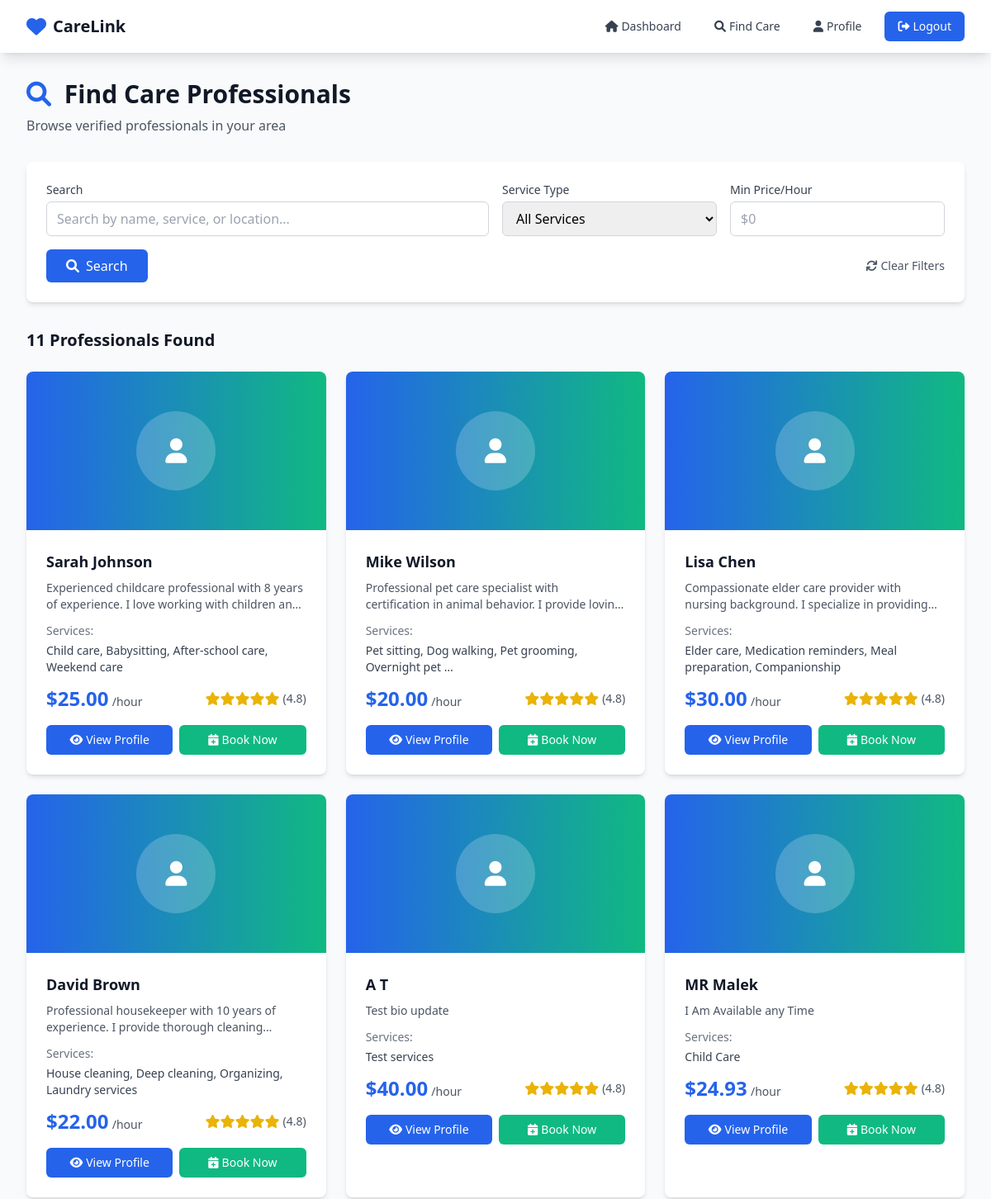
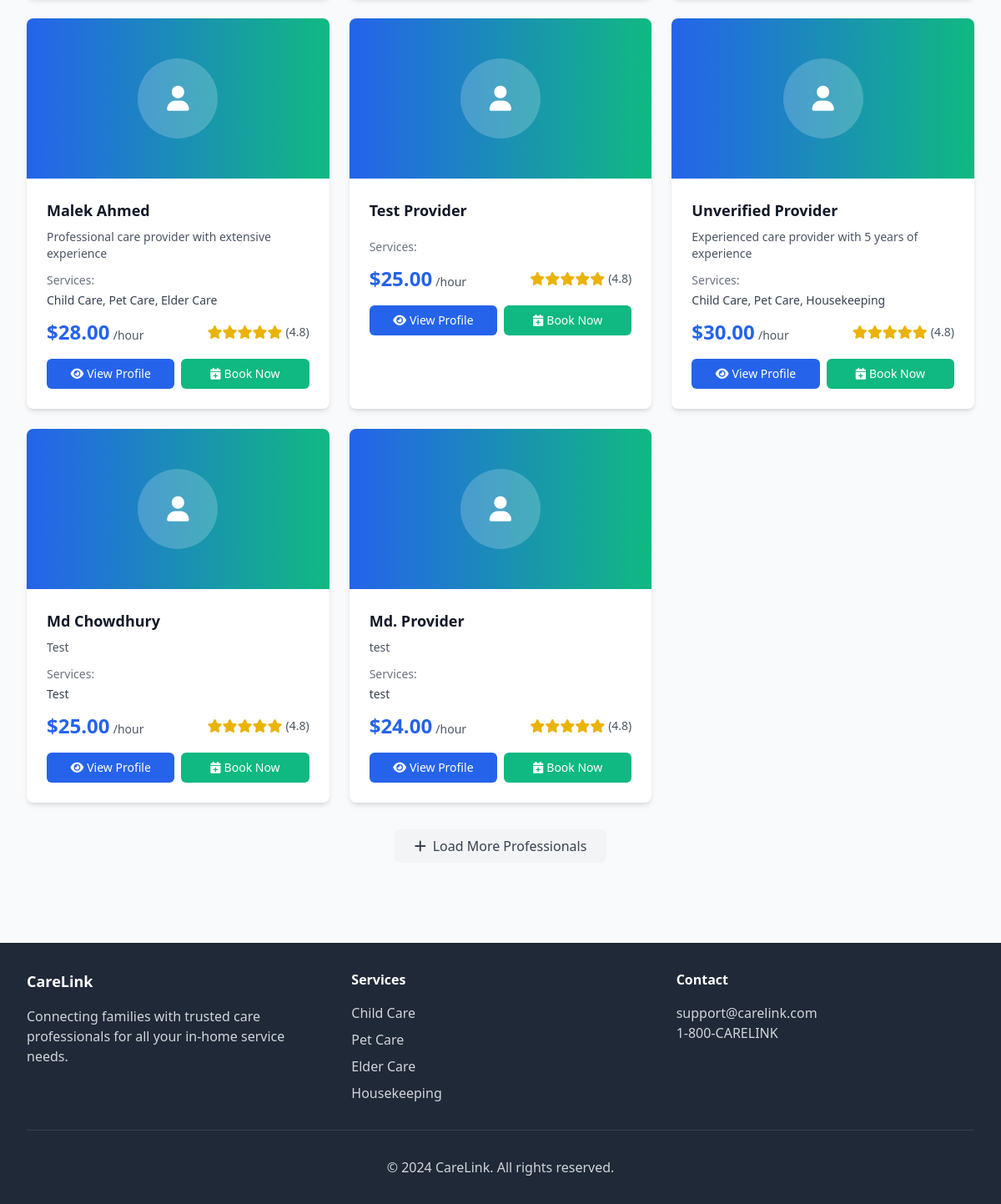
The app's page /services/search/ (signed in) with its own data (2 pictures, top to bottom).
### accounts/models.py (models this page shows, shortened)
class Provider(models.Model):
    user = models.OneToOneField(User, on_delete=models.CASCADE, related_name='provider_profile')
    bio = models.TextField(blank=True, default="")
    services_offered = models.TextField(help_text="List of services you offer", default="")
    hourly_rate = models.DecimalField(max_digits=10, decimal_places=2, default=25.00)
    is_verified = models.BooleanField(default=False)
    background_check_date = models.DateField(null=True, blank=True)
    insurance_expiry = models.DateField(null=True, blank=True)
    availability_notes = models.TextField(blank=True, help_text="Notes about your availability", default="")
    @property
    def is_fully_verified(self):
        return self.is_verified and self.background_check_date and self.insurance_expiry

class User(AbstractUser):
    ROLE_CHOICES = [
        ('customer', 'Customer'),
        ('provider', 'Provider'),
    ]
    role = models.CharField(max_length=10, choices=ROLE_CHOICES)
    phone_regex = RegexValidator(regex=r'^\+?1?\d{9,15}$', message="Phone number must be entered in the format: '+999999999'. Up to 15 digits allowed.")
    phone_number = models.CharField(validators=[phone_regex], max_length=17, blank=True)
    profile_picture = models.ImageField(upload_to='profile_pictures/', blank=True, null=True)
    created_at = models.DateTimeField(auto_now_add=True)
    updated_at = models.DateTimeField(auto_now=True)
    class Meta:
        db_table = 'accounts_user'

### services/views.py (the view, shortened to what this page needs)
# urls.py: path('search/', views.search_providers, name='search_providers'),
@login_required
def search_providers(request):
    if request.user.role != 'customer':
        from django.contrib import messages
        messages.error(request, 'Access denied.')
        return redirect('home')
    providers = Provider.objects.filter(is_verified=True).select_related('user')
    categories = ServiceCategory.objects.all()
    search_query = request.GET.get('search', '')
    category_filter = request.GET.get('category', '')
    price_min = request.GET.get('price_min', '')
    price_max = request.GET.get('price_max', '')
    if category_filter:
        providers = providers.filter(services__category__id=category_filter).distinct()
    if price_min:
        providers = providers.filter(hourly_rate__gte=price_min)
    if price_max:
        providers = providers.filter(hourly_rate__lte=price_max)
    context = {
        'providers': providers,
        'categories': categories,
        'search_query': search_query,
        'category_filter': category_filter,
        'price_min': price_min,
        'price_max': price_max,
    }
    return render(request, 'customer/search.html', context)

### templates/customer/search.html (shortened to what this page needs)
{% extends 'base.html' %}
{% block content %}
<div class="max-w-7xl mx-auto px-4 sm:px-6 lg:px-8 py-8">
    <div class="mb-8">
        <h1 class="text-3xl font-bold text-gray-900 mb-2">
            <i class="fas fa-search text-carelink-blue mr-2"></i>
            Find Care Professionals
        </h1>
        <p class="text-gray-600">Browse verified professionals in your area</p>
    </div>
    <div class="bg-white rounded-lg shadow-md p-6 mb-8">
        <form method="get" class="space-y-4">
            <div class="grid grid-cols-1 md:grid-cols-4 gap-4">
                <div class="md:col-span-2">
                    <label for="search" class="block text-sm font-medium text-gray-700 mb-1">Search</label>
                    <input type="text" id="search" name="search" value="{{ search_query }}"
                           placeholder="Search by name, service, or location..."
                           class="w-full px-3 py-2 border border-gray-300 rounded-md focus:outline-none focus:ring-carelink-blue focus:border-carelink-blue">
                </div>
                <div>
                    <label for="category" class="block text-sm font-medium text-gray-700 mb-1">Service Type</label>
                    <select id="category" name="category"
                            class="w-full px-3 py-2 border border-gray-300 rounded-md focus:outline-none focus:ring-carelink-blue focus:border-carelink-blue">
                        <option value="">All Services</option>
                    </select>
                </div>
                <div>
                    <label for="price_min" class="block text-sm font-medium text-gray-700 mb-1">Min Price/Hour</label>
                    <input type="number" id="price_min" name="price_min" value="{{ price_min }}"
                           placeholder="$0" min="0" step="1"
                           class="w-full px-3 py-2 border border-gray-300 rounded-md focus:outline-none focus:ring-carelink-blue focus:border-carelink-blue">
                </div>
            </div>
            <div class="flex justify-between items-center">
                <button type="submit"
                        class="bg-carelink-blue text-white px-6 py-2 rounded-md hover:bg-blue-700 transition duration-300">
                    <i class="fas fa-search mr-2"></i>Search
                </button>
                <a href="{% url 'search_providers' %}"
                   class="text-gray-600 hover:text-gray-800 text-sm">
                    <i class="fas fa-refresh mr-1"></i>Clear Filters
                </a>
            </div>
        </form>
    </div>
    <div class="mb-6">
        <h2 class="text-xl font-semibold text-gray-900">
            {{ providers|length }} Professional{{ providers|length|pluralize }} Found
        </h2>
    </div>
    <div class="grid grid-cols-1 md:grid-cols-2 lg:grid-cols-3 gap-6">
        {% for provider in providers %}
            <div class="bg-white rounded-lg shadow-md hover:shadow-lg transition duration-300 overflow-hidden">
                <div class="h-48 bg-gradient-to-r from-carelink-blue to-carelink-green flex items-center justify-center">
                    {% if provider.user.profile_picture %}
                        <img src="{{ provider.user.profile_picture.url }}" alt="{{ provider.user.get_full_name }}"
                             class="w-24 h-24 rounded-full object-cover border-4 border-white">
                    {% else %}
                        <div class="w-24 h-24 bg-white bg-opacity-20 rounded-full flex items-center justify-center">
                            <i class="fas fa-user text-white text-3xl"></i>
                        </div>
                    {% endif %}
                </div>
                <div class="p-6">
                    <div class="flex items-center justify-between mb-2">
                        <h3 class="text-lg font-semibold text-gray-900">
                            {{ provider.user.get_full_name|default:provider.user.username }}
                        </h3>
                    </div>
                    <p class="text-gray-600 text-sm mb-3 line-clamp-2">
                        {{ provider.bio|truncatewords:20 }}
                    </p>
                    <div class="mb-3">
                        <p class="text-sm text-gray-500 mb-1">Services:</p>
                        <p class="text-sm text-gray-700">{{ provider.services_offered|truncatewords:8 }}</p>
                    </div>
                    <div class="flex items-center justify-between mb-4">
                        <div>
                            <span class="text-2xl font-bold text-carelink-blue">${{ provider.hourly_rate }}</span>
                            <span class="text-gray-600 text-sm">/hour</span>
                        </div>
                        <div class="text-right">
                            <div class="flex items-center text-yellow-500">
                                <i class="fas fa-star"></i>
                                <i class="fas fa-star"></i>
                                <i class="fas fa-star"></i>
                                <i class="fas fa-star"></i>
                                <i class="fas fa-star"></i>
                                <span class="ml-1 text-gray-600 text-sm">(4.8)</span>
                            </div>
                        </div>
                    </div>
                    <div class="flex space-x-2">
                        <a href="{% url 'provider_profile' provider.id %}"
                           class="flex-1 bg-carelink-blue text-white text-center py-2 px-4 rounded-md hover:bg-blue-700 transition duration-300 text-sm font-medium">
                            <i class="fas fa-eye mr-1"></i>View Profile
                        </a>
                        <a href="{% url 'booking_page' provider.id %}"
                           class="flex-1 bg-carelink-green text-white text-center py-2 px-4 rounded-md hover:bg-green-700 transition duration-300 text-sm font-medium">
                            <i class="fas fa-calendar-plus mr-1"></i>Book Now
                        </a>
                    </div>
                </div>
            </div>
        {% endfor %}
    </div>
    {% if providers|length >= 9 %}
        <div class="text-center mt-8">
            <button class="bg-gray-100 text-gray-700 px-6 py-2 rounded-md hover:bg-gray-200 transition duration-300">
                <i class="fas fa-plus mr-2"></i>Load More Professionals
            </button>
        </div>
    {% endif %}
</div>
{% endblock %}

### templates/base.html (shortened to what this page needs)
<!DOCTYPE html>
<html lang="en">
<head>
    <script src="https://cdn.tailwindcss.com"></script>
    <link href="https://cdnjs.cloudflare.com/ajax/libs/font-awesome/6.0.0/css/all.min.css" rel="stylesheet">
</head>
<body class="bg-gray-50 min-h-screen">
    <nav class="bg-white shadow-lg">
        <div class="max-w-7xl mx-auto px-4 sm:px-6 lg:px-8">
            <div class="flex justify-between h-16">
                <div class="flex items-center">
                    <a href="{% url 'home' %}" class="flex items-center">
                        <i class="fas fa-heart text-carelink-blue text-2xl mr-2"></i>
                        <span class="text-xl font-bold text-gray-900">CareLink</span>
                    </a>
                </div>
                <div class="flex items-center space-x-4">
                    {% if user.is_authenticated %}
                        {% if user.role == 'customer' %}
                            <a href="{% url 'customer_dashboard' %}" class="text-gray-700 hover:text-carelink-blue px-3 py-2 rounded-md text-sm font-medium">
                                <i class="fas fa-home mr-1"></i>Dashboard
                            </a>
                            <a href="{% url 'search_providers' %}" class="text-gray-700 hover:text-carelink-blue px-3 py-2 rounded-md text-sm font-medium">
                                <i class="fas fa-search mr-1"></i>Find Care
                            </a>
                        {% endif %}
                        <a href="{% url 'profile_edit' %}" class="text-gray-700 hover:text-carelink-blue px-3 py-2 rounded-md text-sm font-medium">
                            <i class="fas fa-user mr-1"></i>Profile
                        </a>
                        <a href="{% url 'logout' %}" class="bg-carelink-blue text-white px-4 py-2 rounded-md text-sm font-medium hover:bg-blue-700">
                            <i class="fas fa-sign-out-alt mr-1"></i>Logout
                        </a>
                    {% endif %}
                </div>
            </div>
        </div>
    </nav>
    <main class="flex-1">
        {% block content %}{% endblock %}
    </main>
    <footer class="bg-gray-800 text-white py-8 mt-16">
        <div class="max-w-7xl mx-auto px-4 sm:px-6 lg:px-8">
            <div class="grid grid-cols-1 md:grid-cols-3 gap-8">
                <div>
                    <h3 class="text-lg font-semibold mb-4">CareLink</h3>
                    <p class="text-gray-300">Connecting families with trusted care professionals for all your in-home service needs.</p>
                </div>
                <div>
                    <h4 class="text-md font-semibold mb-4">Services</h4>
                    <ul class="space-y-2 text-gray-300">
                        <li>Child Care</li>
                        <li>Pet Care</li>
                        <li>Elder Care</li>
                        <li>Housekeeping</li>
                    </ul>
                </div>
                <div>
                    <h4 class="text-md font-semibold mb-4">Contact</h4>
                    <p class="text-gray-300">support@carelink.com</p>
                    <p class="text-gray-300">1-800-CARELINK</p>
                </div>
            </div>
            <div class="border-t border-gray-700 mt-8 pt-8 text-center text-gray-300">
                <p>&copy; 2024 CareLink. All rights reserved.</p>
            </div>
        </div>
    </footer>
</body>
</html>

### templates/customer/search.html (style rules this page uses)
.line-clamp-2 { display: -webkit-box; -webkit-line-clamp: 2; -webkit-box-orient: vertical; overflow: hidden; }

### records on screen
Provider: user.get_full_name "Sarah Johnson", bio "Experienced childcare professional with 8 years of experience. I love working with children…", services_offered "Child care, Babysitting, After-school care, Weekend care", hourly_rate "25.00"
Provider: user.get_full_name "Mike Wilson", bio "Professional pet care specialist with certification in animal behavior. I provide…", services_offered "Pet sitting, Dog walking, Pet grooming, Overnight pet …", hourly_rate "20.00"
Provider: user.get_full_name "Lisa Chen", bio "Compassionate elder care provider with nursing background. I specialize in…", services_offered "Elder care, Medication reminders, Meal preparation, Companionship", hourly_rate "30.00"
Provider: user.get_full_name "David Brown", bio "Professional housekeeper with 10 years of experience. I provide thorough…", services_offered "House cleaning, Deep cleaning, Organizing, Laundry services", hourly_rate "22.00"
Provider: user.get_full_name "A T", bio "Test bio update", services_offered "Test services", hourly_rate "40.00"
Provider: user.get_full_name "MR Malek", bio "I Am Available any Time", services_offered "Child Care", hourly_rate "24.93"
Provider: user.get_full_name "Malek Ahmed", bio "Professional care provider with extensive experience", services_offered "Child Care, Pet Care, Elder Care", hourly_rate "28.00"
Provider: user.get_full_name "Test Provider", hourly_rate "25.00"
Provider: user.get_full_name "Unverified Provider", bio "Experienced care provider with 5 years of experience", services_offered "Child Care, Pet Care, Housekeeping", hourly_rate "30.00"
Provider: user.get_full_name "Md Chowdhury", bio "Test", services_offered "Test", hourly_rate "25.00"
Provider: user.get_full_name "Md. Provider", bio "test", services_offered "test", hourly_rate "24.00"

### other values on screen
{{ providers|length }} "11"
